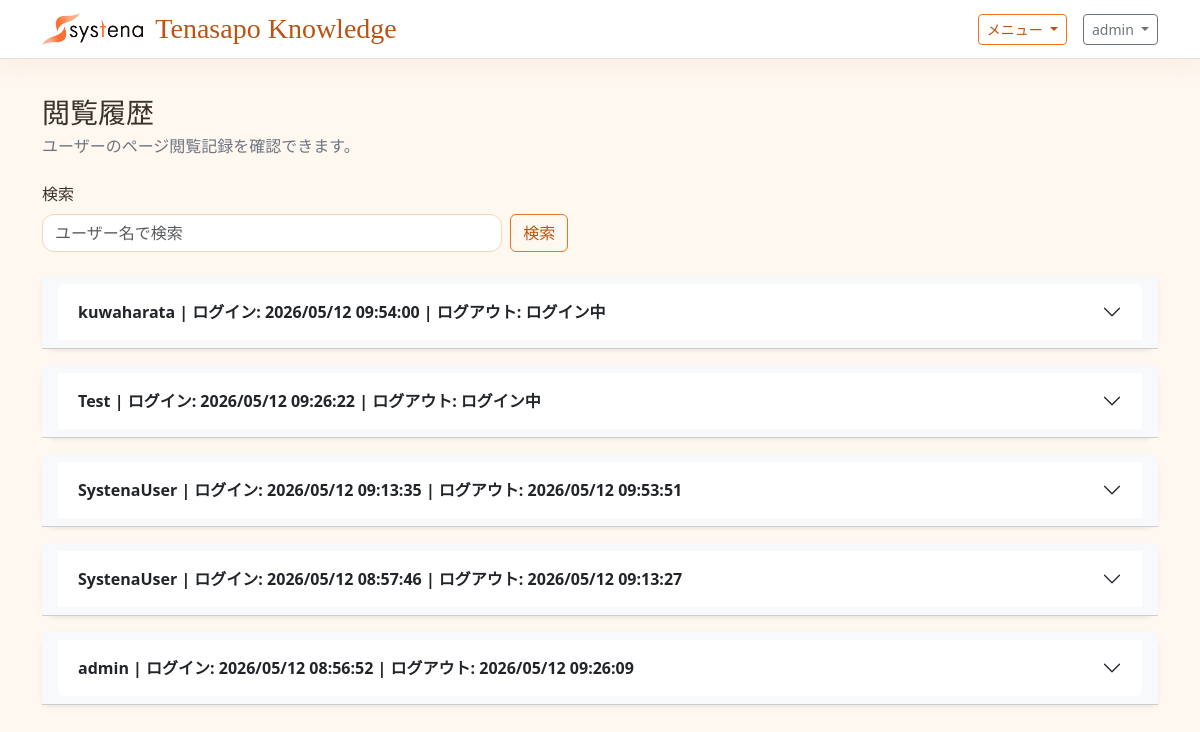
/histories/views/ (signed in), run on an earlier commit of the app's database.
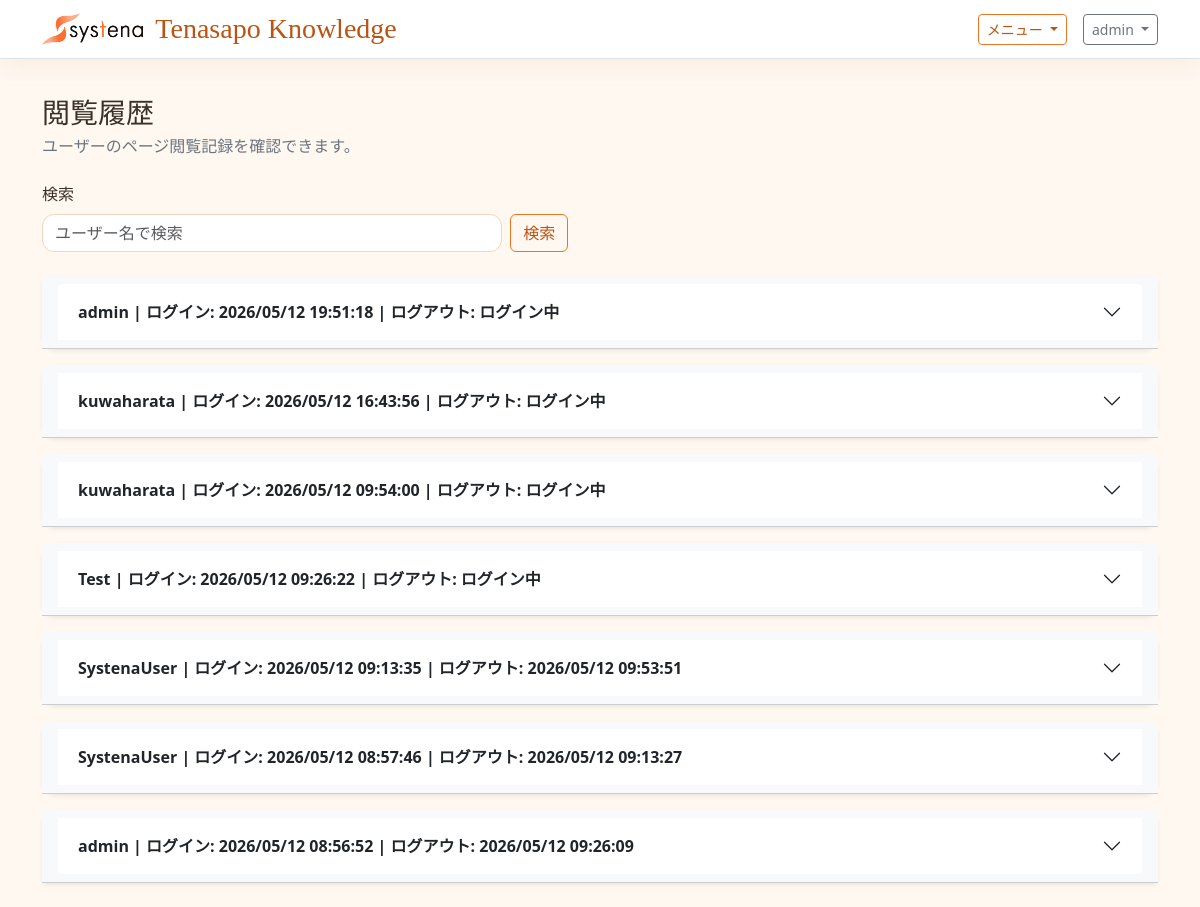
And on a later commit of the database.
### tenasapo_knowledge/models.py (models this page shows, shortened)
class LoginHistory(models.Model):
    user = models.ForeignKey(
        settings.AUTH_USER_MODEL,
        on_delete=models.SET_NULL,
        null=True,
        blank=True,
        related_name='login_histories',
        verbose_name='ユーザー',
    )
    username = models.CharField('ユーザー名', max_length=150)
    ip_address = models.CharField('IPアドレス', max_length=64, blank=True)
    user_agent = models.TextField('User-Agent', blank=True)
    logged_in_at = models.DateTimeField('ログイン日時', auto_now_add=True)
    logged_out_at = models.DateTimeField('ログアウト日時', null=True, blank=True)
    class Meta:
        verbose_name = 'ログイン履歴'
        verbose_name_plural = 'ログイン履歴'
        ordering = ['-logged_in_at']

### tenasapo_knowledge/views.py (the view)
# urls.py: path('histories/views/', ViewHistoryListView.as_view(), name='view_history_list'),
class ViewHistoryListView(StaffRequiredMixin, ListView):
    template_name = 'tenasapo_knowledge/view_history_list.html'
    context_object_name = 'view_histories'
    paginate_by = 50
    def get_queryset(self):
        queryset = ViewHistory.objects.select_related('user', 'login_history')
        query = self.request.GET.get('q', '').strip()
        if query:
            queryset = queryset.filter(username__icontains=query)
        return queryset.order_by('-login_history__logged_in_at', 'viewed_at')
    def get_context_data(self, **kwargs):
        context = super().get_context_data(**kwargs)
        context['query'] = self.request.GET.get('q', '')
        grouped_histories = {}
        for history in context['view_histories']:
            login_history = history.login_history
            if not login_history:
                continue
            session_key = f'session-{login_history.id}'
            if session_key not in grouped_histories:
                grouped_histories[session_key] = {
                    'session': login_history,
                    'items': [],
                }
            grouped_histories[session_key]['items'].append(history)
        context['grouped_view_histories'] = list(grouped_histories.values())
        return context

### tenasapo_knowledge/views.py (called while the page is built)
    def test_func(self):
        user = self.request.user
        return user.is_authenticated and (user.is_staff or user.is_superuser)

### tenasapo_knowledge/templates/tenasapo_knowledge/view_history_list.html (shortened to what this page needs)
{% extends "base.html" %}
{% block content %}
<div class="d-flex flex-column flex-md-row justify-content-between align-items-md-center gap-3 mb-4">
    <div>
        <h1 class="h3 mb-1">閲覧履歴</h1>
        <p class="text-secondary mb-0">ユーザーのページ閲覧記録を確認できます。</p>
    </div>
</div>
<form class="row gy-2 gx-2 align-items-end mb-4" method="get">
    <div class="col-12 col-md-5">
        <label class="form-label" for="q">検索</label>
        <input class="form-control" id="q" type="search" name="q" value="{{ query }}" placeholder="ユーザー名で検索">
    </div>
    <div class="col-12 col-md-auto">
        <button class="btn btn-outline-primary" type="submit">検索</button>
    </div>
</form>
{% if grouped_view_histories %}
    <div class="accordion d-grid gap-3" id="sessionAccordion">
        {% for group in grouped_view_histories %}
            <section class="card shadow-sm accordion-item border-0">
                <div class="card-header bg-light accordion-header" id="sessionHeading{{ forloop.counter }}">
                    <button
                        class="accordion-button collapsed fw-semibold"
                        type="button"
                        data-bs-toggle="collapse"
                        data-bs-target="#sessionBody{{ forloop.counter }}"
                        aria-expanded="false"
                        aria-controls="sessionBody{{ forloop.counter }}"
                    >
                        {% if group.session %}
                            {{ group.session.username }}
                            | ログイン: {{ group.session.logged_in_at|date:"Y/m/d H:i:s" }}
                            | ログアウト:
                            {% if group.session.logged_out_at %}
                                {{ group.session.logged_out_at|date:"Y/m/d H:i:s" }}
                            {% else %}
                                ログイン中
                            {% endif %}
                        {% else %}
                            セッション情報なし
                        {% endif %}
                    </button>
                </div>
            </section>
        {% endfor %}
    </div>
{% else %}
    <div class="card shadow-sm">
        <div class="card-body text-center text-secondary py-4">閲覧履歴がありません。</div>
    </div>
{% endif %}
{% endblock %}

### templates/base.html (shortened to what this page needs)
{% load static %}
<!doctype html>
<html lang="ja">
<head>
    <link href="https://cdn.jsdelivr.net/npm/bootstrap@5.3.3/dist/css/bootstrap.min.css" rel="stylesheet">
</head>
<body>
    <nav class="navbar navbar-expand-lg border-bottom fixed-top">
        <div class="container">
            <a class="navbar-brand brand-title" href="{% url 'article_list' %}">
                <img class="brand-logo" src="{% static 'systena_logo.png' %}" alt="Systena">
                <span>Tenasapo Knowledge</span>
            </a>
            {% if user.is_authenticated %}
                <div class="d-flex align-items-center gap-3">
                    <div class="dropdown">
                        <button class="btn btn-outline-primary btn-sm dropdown-toggle" type="button" data-bs-toggle="dropdown" aria-expanded="false">
                            メニュー
                        </button>
                    </div>
                    <div class="dropdown">
                        <button class="btn btn-outline-secondary btn-sm dropdown-toggle" type="button" data-bs-toggle="dropdown" aria-expanded="false">
                            {{ user.get_username }}
                        </button>
                    </div>
                </div>
            {% endif %}
        </div>
    </nav>
    <main class="container py-4">
        {% block content %}{% endblock %}
    </main>
</body>
</html>

### templates/base.html (style rules this page uses)
:root { --tk-bg: #fff8f1; --tk-surface: #ffffff; --tk-surface-warm: #fff1df; --tk-primary: #e87524; --tk-primary-dark: #b95414; --tk-primary-soft: #ffe1c2; --tk-text: #3b3129; --tk-muted: #826f61; --tk-border: #f1d7bd; }
body { background: var(--tk-bg); color: var(--tk-text); font-family: "Yu Gothic", "Hiragino Maru Gothic ProN", "Meiryo", system-ui, sans-serif; padding-top: 4.5rem; }
.navbar { background: rgba(255, 255, 255, 0.94); border-color: var(--tk-border); box-shadow: 0 8px 24px rgba(184, 112, 39, 0.08); backdrop-filter: blur(8px); }
.brand-title { display: inline-flex; align-items: center; gap: 0.75rem; font-family: "Brush Script MT", "Segoe Script", "Lucida Handwriting", cursive; font-size: 1.75rem; font-weight: 400; letter-spacing: 0; line-height: 1; color: var(--tk-primary-dark); }
.brand-logo { display: block; width: auto; height: 2rem; object-fit: contain; }
.btn-outline-primary { --bs-btn-color: var(--tk-primary-dark); --bs-btn-border-color: var(--tk-primary); --bs-btn-hover-bg: var(--tk-primary); --bs-btn-hover-border-color: var(--tk-primary); --bs-btn-active-bg: var(--tk-primary-dark); --bs-btn-active-border-color: var(--tk-primary-dark); }
.form-control, .form-select { border-color: var(--tk-border); border-radius: 0.75rem; }
.dropdown-menu, .card, .accordion { border-color: var(--tk-border); border-radius: 0.9rem; }

What changed in the data, as far as the page shows it:
added LoginHistory: session.username "admin", session.logged_in_at "2026/05/12 19:51:18", shows "ログイン中"
added LoginHistory: session.username "kuwaharata", session.logged_in_at "2026/05/12 16:43:56", shows "ログイン中"
